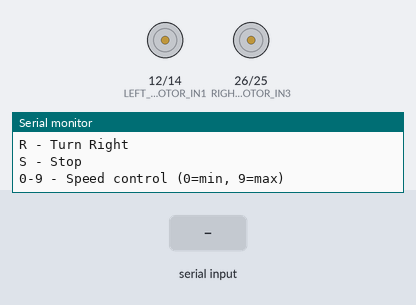
A sketch run on a simulated ESP32. On the bench: motor-driver pin pairs drawn as motors (green arrow = first pin HIGH = forward, orange = second pin HIGH = backward, longer = more drive), the last lines printed to the serial monitor. Inputs (shaded band) come from the test bench.

Above: at 1.2 s.
1.3 s: "F90\n" received over Serial
At 2.5 s:
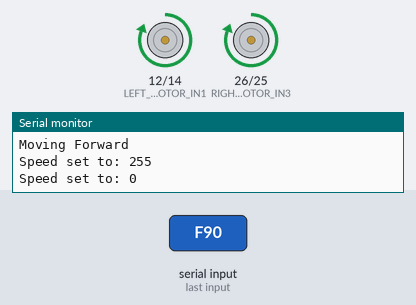
2.8 s: "B90\n" received over Serial
At 3.8 s:
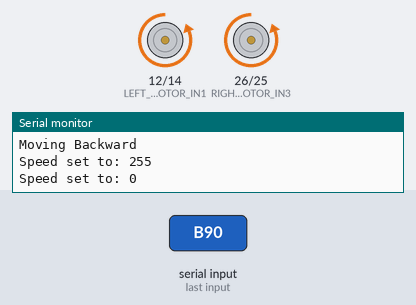
4.3 s: "L90\n" received over Serial
At 5.0 s:
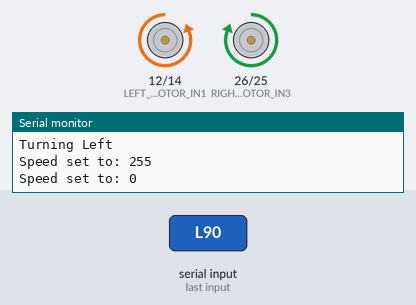
5.8 s: "R90\n" received over Serial
At 6.1 s:
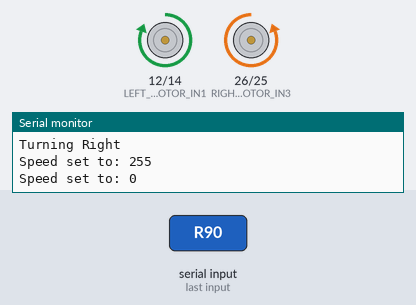
7.3 s: "F,45\n" received over Serial
At 8.5 s:
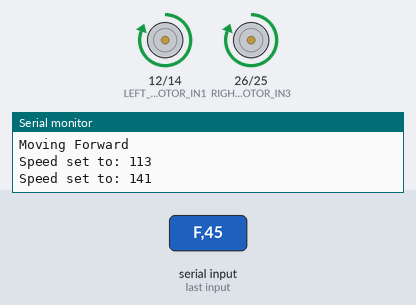
8.8 s: "B,45\n" received over Serial
At 9.6 s:
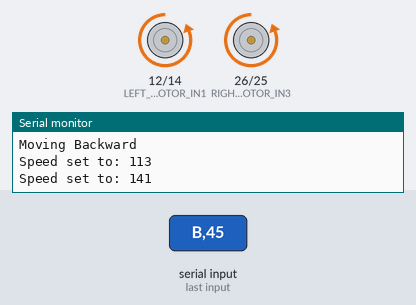
Timing chart, 0 to 11.3 s (numbered marks = the images above; inputs shaded):
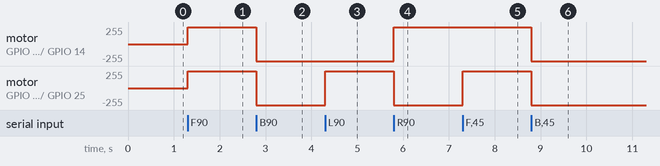

The sketch:

dc_motor.ino
```cpp
const int LEFT_MOTOR_ENA = 13;
const int LEFT_MOTOR_IN1 = 12;
const int LEFT_MOTOR_IN2 = 14;

const int RIGHT_MOTOR_ENB = 27;
const int RIGHT_MOTOR_IN3 = 26;
const int RIGHT_MOTOR_IN4 = 25;

const int LEFT_MOTOR_CHANNEL = 0;
const int RIGHT_MOTOR_CHANNEL = 1;

void setup() {
  Serial.begin(115200);

  pinMode(LEFT_MOTOR_IN1, OUTPUT);
  pinMode(LEFT_MOTOR_IN2, OUTPUT);
  pinMode(RIGHT_MOTOR_IN3, OUTPUT);
  pinMode(RIGHT_MOTOR_IN4, OUTPUT);

  Serial.println("ESP32 L298N Motor Control Initialized");
  Serial.println("Commands: ");
  Serial.println("F - Forward");
  Serial.println("B - Backward");
  Serial.println("L - Turn Left");
  Serial.println("R - Turn Right");
  Serial.println("S - Stop");
  Serial.println("0-9 - Speed control (0=min, 9=max)");
}

void loop() {
  if (Serial.available()) {
    char command = Serial.read();

    switch(command) {
      case 'F':
        moveForward();
        break;
      case 'B':
        moveBackward();
        break;
      case 'L':
        turnLeft();
        break;
      case 'R':
        turnRight();
        break;
      case 'S':
        stopMotors();
        break;
      case '0'...'9':
        setSpeed(map(command - '0', 0, 9, 0, 255));
        break;
    }
  }
}

void setSpeed(int speed) {
  ledcWrite(LEFT_MOTOR_CHANNEL, speed);
  ledcWrite(RIGHT_MOTOR_CHANNEL, speed);
  Serial.print("Speed set to: ");
  Serial.println(speed);
}

void moveForward() {
  digitalWrite(LEFT_MOTOR_IN1, HIGH);
  digitalWrite(LEFT_MOTOR_IN2, LOW);
  digitalWrite(RIGHT_MOTOR_IN3, HIGH);
  digitalWrite(RIGHT_MOTOR_IN4, LOW);
  Serial.println("Moving Forward");
}

void moveBackward() {
  digitalWrite(LEFT_MOTOR_IN1, LOW);
  digitalWrite(LEFT_MOTOR_IN2, HIGH);
  digitalWrite(RIGHT_MOTOR_IN3, LOW);
  digitalWrite(RIGHT_MOTOR_IN4, HIGH);
  Serial.println("Moving Backward");
}

void turnLeft() {
  digitalWrite(LEFT_MOTOR_IN1, LOW);
  digitalWrite(LEFT_MOTOR_IN2, HIGH);
  digitalWrite(RIGHT_MOTOR_IN3, HIGH);
  digitalWrite(RIGHT_MOTOR_IN4, LOW);
  Serial.println("Turning Left");
}

void turnRight() {
  digitalWrite(LEFT_MOTOR_IN1, HIGH);
  digitalWrite(LEFT_MOTOR_IN2, LOW);
  digitalWrite(RIGHT_MOTOR_IN3, LOW);
  digitalWrite(RIGHT_MOTOR_IN4, HIGH);
  Serial.println("Turning Right");
}

void stopMotors() {
  digitalWrite(LEFT_MOTOR_IN1, LOW);
  digitalWrite(LEFT_MOTOR_IN2, LOW);
  digitalWrite(RIGHT_MOTOR_IN3, LOW);
  digitalWrite(RIGHT_MOTOR_IN4, LOW);
  Serial.println("Stopped");
}
```

Measured:
- after the input at 1.3 s, motor on GPIO 12 (LEFT_MOTOR_IN1) / GPIO 14 (LEFT_MOTOR_IN2), motor on GPIO 26 (RIGHT_MOTOR_IN3) / GPIO 25 (RIGHT_MOTOR_IN4): stopped → forward 255/255 at once
- after the input at 2.8 s, motor on GPIO 12 (LEFT_MOTOR_IN1) / GPIO 14 (LEFT_MOTOR_IN2), motor on GPIO 26 (RIGHT_MOTOR_IN3) / GPIO 25 (RIGHT_MOTOR_IN4): forward 255/255 → backward 255/255 at once
- after the input at 4.3 s, motor on GPIO 26 (RIGHT_MOTOR_IN3) / GPIO 25 (RIGHT_MOTOR_IN4): backward 255/255 → forward 255/255 at once
- after the input at 5.8 s, motor on GPIO 12 (LEFT_MOTOR_IN1) / GPIO 14 (LEFT_MOTOR_IN2): backward 255/255 → forward 255/255 at once; motor on GPIO 26 (RIGHT_MOTOR_IN3) / GPIO 25 (RIGHT_MOTOR_IN4): forward 255/255 → backward 255/255 at once
- after the input at 7.3 s, motor on GPIO 26 (RIGHT_MOTOR_IN3) / GPIO 25 (RIGHT_MOTOR_IN4): backward 255/255 → forward 255/255 at once
- after the input at 8.8 s, motor on GPIO 12 (LEFT_MOTOR_IN1) / GPIO 14 (LEFT_MOTOR_IN2), motor on GPIO 26 (RIGHT_MOTOR_IN3) / GPIO 25 (RIGHT_MOTOR_IN4): forward 255/255 → backward 255/255 at once
